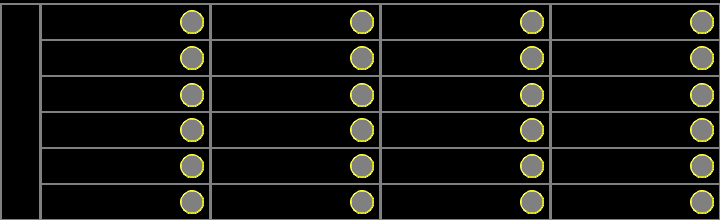
<?xml version="1.0" encoding="UTF-8"?>
<ui version="4.0">
 <class>DiControl</class>
 <widget class="QWidget" name="DiControl">
  <property name="geometry">
   <rect>
    <x>0</x>
    <y>0</y>
    <width>720</width>
    <height>220</height>
   </rect>
  </property>
  <property name="windowTitle">
   <string>Form</string>
  </property>
  <property name="styleSheet">
   <string notr="true">QWidget
{
	background-color: black;
}

QPushButton
{
	font: 18px;
    color: black;
	background-color: rgb(113, 113, 198);
	border:1px solid white;
	border-radius: 5px;
}

QLabel
{
	font: 12px;
	color: black;
	border:2px solid gray;
	background-color: qlineargradient(x1: 0, y1 :0, x2: 1, y2: 1,
				stop:0 white, stop: 0.618 rgb(213, 213, 238), stop: 1 white);
}</string>
  </property>
  <widget class="QLabel" name="lblIn3Name">
   <property name="geometry">
    <rect>
     <x>380</x>
     <y>3</y>
     <width>171</width>
     <height>38</height>
    </rect>
   </property>
   <property name="text">
    <string>IN3</string>
   </property>
  </widget>
  <widget class="QLabel" name="lblTitle">
   <property name="geometry">
    <rect>
     <x>0</x>
     <y>3</y>
     <width>41</width>
     <height>218</height>
    </rect>
   </property>
   <property name="text">
    <string>DI</string>
   </property>
   <property name="alignment">
    <set>Qt::AlignCenter</set>
   </property>
  </widget>
  <widget class="QLabel" name="lblIn4Name">
   <property name="geometry">
    <rect>
     <x>550</x>
     <y>3</y>
     <width>171</width>
     <height>38</height>
    </rect>
   </property>
   <property name="text">
    <string>IN4</string>
   </property>
  </widget>
  <widget class="QLabel" name="lblIn2Name">
   <property name="geometry">
    <rect>
     <x>210</x>
     <y>3</y>
     <width>171</width>
     <height>38</height>
    </rect>
   </property>
   <property name="text">
    <string>IN2</string>
   </property>
  </widget>
  <widget class="QLabel" name="lblIn1State">
   <property name="geometry">
    <rect>
     <x>180</x>
     <y>10</y>
     <width>24</width>
     <height>24</height>
    </rect>
   </property>
   <property name="styleSheet">
    <string notr="true">border-radius: 12px;
border: 1px groove yellow;
background-color: gray;</string>
   </property>
   <property name="text">
    <string/>
   </property>
  </widget>
  <widget class="QLabel" name="lblIn1Name">
   <property name="geometry">
    <rect>
     <x>40</x>
     <y>3</y>
     <width>171</width>
     <height>38</height>
    </rect>
   </property>
   <property name="text">
    <string>IN1</string>
   </property>
  </widget>
  <widget class="QLabel" name="lblIn2State">
   <property name="geometry">
    <rect>
     <x>350</x>
     <y>10</y>
     <width>24</width>
     <height>24</height>
    </rect>
   </property>
   <property name="styleSheet">
    <string notr="true">border-radius: 12px;
border: 1px groove yellow;
background-color: gray;</string>
   </property>
   <property name="text">
    <string/>
   </property>
  </widget>
  <widget class="QLabel" name="lblIn4State">
   <property name="geometry">
    <rect>
     <x>690</x>
     <y>10</y>
     <width>24</width>
     <height>24</height>
    </rect>
   </property>
   <property name="styleSheet">
    <string notr="true">border-radius: 12px;
border: 1px groove yellow;
background-color: gray;</string>
   </property>
   <property name="text">
    <string/>
   </property>
  </widget>
  <widget class="QLabel" name="lblIn3State">
   <property name="geometry">
    <rect>
     <x>520</x>
     <y>10</y>
     <width>24</width>
     <height>24</height>
    </rect>
   </property>
   <property name="styleSheet">
    <string notr="true">border-radius: 12px;
border: 1px groove yellow;
background-color: gray;</string>
   </property>
   <property name="text">
    <string/>
   </property>
  </widget>
  <widget class="QLabel" name="lblIn5Name">
   <property name="geometry">
    <rect>
     <x>40</x>
     <y>39</y>
     <width>171</width>
     <height>38</height>
    </rect>
   </property>
   <property name="text">
    <string>IN5</string>
   </property>
  </widget>
  <widget class="QLabel" name="lblIn7Name">
   <property name="geometry">
    <rect>
     <x>380</x>
     <y>39</y>
     <width>171</width>
     <height>38</height>
    </rect>
   </property>
   <property name="text">
    <string>IN7</string>
   </property>
  </widget>
  <widget class="QLabel" name="lblIn6Name">
   <property name="geometry">
    <rect>
     <x>210</x>
     <y>39</y>
     <width>171</width>
     <height>38</height>
    </rect>
   </property>
   <property name="text">
    <string>IN6</string>
   </property>
  </widget>
  <widget class="QLabel" name="lblIn8Name">
   <property name="geometry">
    <rect>
     <x>550</x>
     <y>39</y>
     <width>171</width>
     <height>38</height>
    </rect>
   </property>
   <property name="text">
    <string>IN8</string>
   </property>
  </widget>
  <widget class="QLabel" name="lblIn12Name">
   <property name="geometry">
    <rect>
     <x>550</x>
     <y>75</y>
     <width>171</width>
     <height>38</height>
    </rect>
   </property>
   <property name="text">
    <string>IN12</string>
   </property>
  </widget>
  <widget class="QLabel" name="lblIn11Name">
   <property name="geometry">
    <rect>
     <x>380</x>
     <y>75</y>
     <width>171</width>
     <height>38</height>
    </rect>
   </property>
   <property name="text">
    <string>IN11</string>
   </property>
  </widget>
  <widget class="QLabel" name="lblIn10Name">
   <property name="geometry">
    <rect>
     <x>210</x>
     <y>75</y>
     <width>171</width>
     <height>38</height>
    </rect>
   </property>
   <property name="text">
    <string>IN10</string>
   </property>
  </widget>
  <widget class="QLabel" name="lblIn9Name">
   <property name="geometry">
    <rect>
     <x>40</x>
     <y>75</y>
     <width>171</width>
     <height>38</height>
    </rect>
   </property>
   <property name="text">
    <string>IN9</string>
   </property>
  </widget>
  <widget class="QLabel" name="lblIn16Name">
   <property name="geometry">
    <rect>
     <x>550</x>
     <y>111</y>
     <width>171</width>
     <height>38</height>
    </rect>
   </property>
   <property name="text">
    <string>IN16</string>
   </property>
  </widget>
  <widget class="QLabel" name="lblIn15Name">
   <property name="geometry">
    <rect>
     <x>380</x>
     <y>111</y>
     <width>171</width>
     <height>38</height>
    </rect>
   </property>
   <property name="text">
    <string>IN15</string>
   </property>
  </widget>
  <widget class="QLabel" name="lblIn14Name">
   <property name="geometry">
    <rect>
     <x>210</x>
     <y>111</y>
     <width>171</width>
     <height>38</height>
    </rect>
   </property>
   <property name="text">
    <string>IN14</string>
   </property>
  </widget>
  <widget class="QLabel" name="lblIn13Name">
   <property name="geometry">
    <rect>
     <x>40</x>
     <y>111</y>
     <width>171</width>
     <height>38</height>
    </rect>
   </property>
   <property name="text">
    <string>IN13</string>
   </property>
  </widget>
  <widget class="QLabel" name="lblIn20Name">
   <property name="geometry">
    <rect>
     <x>550</x>
     <y>147</y>
     <width>171</width>
     <height>38</height>
    </rect>
   </property>
   <property name="text">
    <string>IN20</string>
   </property>
  </widget>
  <widget class="QLabel" name="lblIn19Name">
   <property name="geometry">
    <rect>
     <x>380</x>
     <y>147</y>
     <width>171</width>
     <height>38</height>
    </rect>
   </property>
   <property name="text">
    <string>IN19</string>
   </property>
  </widget>
  <widget class="QLabel" name="lblIn18Name">
   <property name="geometry">
    <rect>
     <x>210</x>
     <y>147</y>
     <width>171</width>
     <height>38</height>
    </rect>
   </property>
   <property name="text">
    <string>IN18</string>
   </property>
  </widget>
  <widget class="QLabel" name="lblIn17Name">
   <property name="geometry">
    <rect>
     <x>40</x>
     <y>147</y>
     <width>171</width>
     <height>38</height>
    </rect>
   </property>
   <property name="text">
    <string>IN17</string>
   </property>
  </widget>
  <widget class="QLabel" name="lblIn24Name">
   <property name="geometry">
    <rect>
     <x>550</x>
     <y>183</y>
     <width>171</width>
     <height>38</height>
    </rect>
   </property>
   <property name="text">
    <string>IN24</string>
   </property>
  </widget>
  <widget class="QLabel" name="lblIn23Name">
   <property name="geometry">
    <rect>
     <x>380</x>
     <y>183</y>
     <width>171</width>
     <height>38</height>
    </rect>
   </property>
   <property name="text">
    <string>IN23</string>
   </property>
  </widget>
  <widget class="QLabel" name="lblIn22Name">
   <property name="geometry">
    <rect>
     <x>210</x>
     <y>183</y>
     <width>171</width>
     <height>38</height>
    </rect>
   </property>
   <property name="text">
    <string>IN22</string>
   </property>
  </widget>
  <widget class="QLabel" name="lblIn21Name">
   <property name="geometry">
    <rect>
     <x>40</x>
     <y>183</y>
     <width>171</width>
     <height>38</height>
    </rect>
   </property>
   <property name="text">
    <string>IN21</string>
   </property>
  </widget>
  <widget class="QLabel" name="lblIn5State">
   <property name="geometry">
    <rect>
     <x>180</x>
     <y>46</y>
     <width>24</width>
     <height>24</height>
    </rect>
   </property>
   <property name="styleSheet">
    <string notr="true">border-radius: 12px;
border: 1px groove yellow;
background-color: gray;</string>
   </property>
   <property name="text">
    <string/>
   </property>
  </widget>
  <widget class="QLabel" name="lblIn9State">
   <property name="geometry">
    <rect>
     <x>180</x>
     <y>83</y>
     <width>24</width>
     <height>24</height>
    </rect>
   </property>
   <property name="styleSheet">
    <string notr="true">border-radius: 12px;
border: 1px groove yellow;
background-color: gray;</string>
   </property>
   <property name="text">
    <string/>
   </property>
  </widget>
  <widget class="QLabel" name="lblIn13State">
   <property name="geometry">
    <rect>
     <x>180</x>
     <y>118</y>
     <width>24</width>
     <height>24</height>
    </rect>
   </property>
   <property name="styleSheet">
    <string notr="true">border-radius: 12px;
border: 1px groove yellow;
background-color: gray;</string>
   </property>
   <property name="text">
    <string/>
   </property>
  </widget>
  <widget class="QLabel" name="lblIn17State">
   <property name="geometry">
    <rect>
     <x>180</x>
     <y>154</y>
     <width>24</width>
     <height>24</height>
    </rect>
   </property>
   <property name="styleSheet">
    <string notr="true">border-radius: 12px;
border: 1px groove yellow;
background-color: gray;</string>
   </property>
   <property name="text">
    <string/>
   </property>
  </widget>
  <widget class="QLabel" name="lblIn21State">
   <property name="geometry">
    <rect>
     <x>180</x>
     <y>190</y>
     <width>24</width>
     <height>24</height>
    </rect>
   </property>
   <property name="styleSheet">
    <string notr="true">border-radius: 12px;
border: 1px groove yellow;
background-color: gray;</string>
   </property>
   <property name="text">
    <string/>
   </property>
  </widget>
  <widget class="QLabel" name="lblIn6State">
   <property name="geometry">
    <rect>
     <x>350</x>
     <y>46</y>
     <width>24</width>
     <height>24</height>
    </rect>
   </property>
   <property name="styleSheet">
    <string notr="true">border-radius: 12px;
border: 1px groove yellow;
background-color: gray;</string>
   </property>
   <property name="text">
    <string/>
   </property>
  </widget>
  <widget class="QLabel" name="lblIn10State">
   <property name="geometry">
    <rect>
     <x>350</x>
     <y>83</y>
     <width>24</width>
     <height>24</height>
    </rect>
   </property>
   <property name="styleSheet">
    <string notr="true">border-radius: 12px;
border: 1px groove yellow;
background-color: gray;</string>
   </property>
   <property name="text">
    <string/>
   </property>
  </widget>
  <widget class="QLabel" name="lblIn14State">
   <property name="geometry">
    <rect>
     <x>350</x>
     <y>118</y>
     <width>24</width>
     <height>24</height>
    </rect>
   </property>
   <property name="styleSheet">
    <string notr="true">border-radius: 12px;
border: 1px groove yellow;
background-color: gray;</string>
   </property>
   <property name="text">
    <string/>
   </property>
  </widget>
  <widget class="QLabel" name="lblIn18State">
   <property name="geometry">
    <rect>
     <x>350</x>
     <y>154</y>
     <width>24</width>
     <height>24</height>
    </rect>
   </property>
   <property name="styleSheet">
    <string notr="true">border-radius: 12px;
border: 1px groove yellow;
background-color: gray;</string>
   </property>
   <property name="text">
    <string/>
   </property>
  </widget>
  <widget class="QLabel" name="lblIn22State">
   <property name="geometry">
    <rect>
     <x>350</x>
     <y>190</y>
     <width>24</width>
     <height>24</height>
    </rect>
   </property>
   <property name="styleSheet">
    <string notr="true">border-radius: 12px;
border: 1px groove yellow;
background-color: gray;</string>
   </property>
   <property name="text">
    <string/>
   </property>
  </widget>
  <widget class="QLabel" name="lblIn23State">
   <property name="geometry">
    <rect>
     <x>520</x>
     <y>190</y>
     <width>24</width>
     <height>24</height>
    </rect>
   </property>
   <property name="styleSheet">
    <string notr="true">border-radius: 12px;
border: 1px groove yellow;
background-color: gray;</string>
   </property>
   <property name="text">
    <string/>
   </property>
  </widget>
  <widget class="QLabel" name="lblIn19State">
   <property name="geometry">
    <rect>
     <x>520</x>
     <y>154</y>
     <width>24</width>
     <height>24</height>
    </rect>
   </property>
   <property name="styleSheet">
    <string notr="true">border-radius: 12px;
border: 1px groove yellow;
background-color: gray;</string>
   </property>
   <property name="text">
    <string/>
   </property>
  </widget>
  <widget class="QLabel" name="lblIn15State">
   <property name="geometry">
    <rect>
     <x>520</x>
     <y>118</y>
     <width>24</width>
     <height>24</height>
    </rect>
   </property>
   <property name="styleSheet">
    <string notr="true">border-radius: 12px;
border: 1px groove yellow;
background-color: gray;</string>
   </property>
   <property name="text">
    <string/>
   </property>
  </widget>
  <widget class="QLabel" name="lblIn11State">
   <property name="geometry">
    <rect>
     <x>520</x>
     <y>83</y>
     <width>24</width>
     <height>24</height>
    </rect>
   </property>
   <property name="styleSheet">
    <string notr="true">border-radius: 12px;
border: 1px groove yellow;
background-color: gray;</string>
   </property>
   <property name="text">
    <string/>
   </property>
  </widget>
  <widget class="QLabel" name="lblIn7State">
   <property name="geometry">
    <rect>
     <x>520</x>
     <y>46</y>
     <width>24</width>
     <height>24</height>
    </rect>
   </property>
   <property name="styleSheet">
    <string notr="true">border-radius: 12px;
border: 1px groove yellow;
background-color: gray;</string>
   </property>
   <property name="text">
    <string/>
   </property>
  </widget>
  <widget class="QLabel" name="lblIn8State">
   <property name="geometry">
    <rect>
     <x>690</x>
     <y>46</y>
     <width>24</width>
     <height>24</height>
    </rect>
   </property>
   <property name="styleSheet">
    <string notr="true">border-radius: 12px;
border: 1px groove yellow;
background-color: gray;</string>
   </property>
   <property name="text">
    <string/>
   </property>
  </widget>
  <widget class="QLabel" name="lblIn12State">
   <property name="geometry">
    <rect>
     <x>690</x>
     <y>83</y>
     <width>24</width>
     <height>24</height>
    </rect>
   </property>
   <property name="styleSheet">
    <string notr="true">border-radius: 12px;
border: 1px groove yellow;
background-color: gray;</string>
   </property>
   <property name="text">
    <string/>
   </property>
  </widget>
  <widget class="QLabel" name="lblIn16State">
   <property name="geometry">
    <rect>
     <x>690</x>
     <y>118</y>
     <width>24</width>
     <height>24</height>
    </rect>
   </property>
   <property name="styleSheet">
    <string notr="true">border-radius: 12px;
border: 1px groove yellow;
background-color: gray;</string>
   </property>
   <property name="text">
    <string/>
   </property>
  </widget>
  <widget class="QLabel" name="lblIn20State">
   <property name="geometry">
    <rect>
     <x>690</x>
     <y>154</y>
     <width>24</width>
     <height>24</height>
    </rect>
   </property>
   <property name="styleSheet">
    <string notr="true">border-radius: 12px;
border: 1px groove yellow;
background-color: gray;</string>
   </property>
   <property name="text">
    <string/>
   </property>
  </widget>
  <widget class="QLabel" name="lblIn24State">
   <property name="geometry">
    <rect>
     <x>690</x>
     <y>190</y>
     <width>24</width>
     <height>24</height>
    </rect>
   </property>
   <property name="styleSheet">
    <string notr="true">border-radius: 12px;
border: 1px groove yellow;
background-color: gray;</string>
   </property>
   <property name="text">
    <string/>
   </property>
  </widget>
  <zorder>lblIn1Name</zorder>
  <zorder>lblIn3Name</zorder>
  <zorder>lblTitle</zorder>
  <zorder>lblIn4Name</zorder>
  <zorder>lblIn2Name</zorder>
  <zorder>lblIn1State</zorder>
  <zorder>lblIn2State</zorder>
  <zorder>lblIn4State</zorder>
  <zorder>lblIn3State</zorder>
  <zorder>lblIn5Name</zorder>
  <zorder>lblIn7Name</zorder>
  <zorder>lblIn6Name</zorder>
  <zorder>lblIn8Name</zorder>
  <zorder>lblIn12Name</zorder>
  <zorder>lblIn11Name</zorder>
  <zorder>lblIn10Name</zorder>
  <zorder>lblIn9Name</zorder>
  <zorder>lblIn16Name</zorder>
  <zorder>lblIn15Name</zorder>
  <zorder>lblIn14Name</zorder>
  <zorder>lblIn13Name</zorder>
  <zorder>lblIn20Name</zorder>
  <zorder>lblIn19Name</zorder>
  <zorder>lblIn18Name</zorder>
  <zorder>lblIn17Name</zorder>
  <zorder>lblIn24Name</zorder>
  <zorder>lblIn23Name</zorder>
  <zorder>lblIn22Name</zorder>
  <zorder>lblIn21Name</zorder>
  <zorder>lblIn5State</zorder>
  <zorder>lblIn9State</zorder>
  <zorder>lblIn13State</zorder>
  <zorder>lblIn17State</zorder>
  <zorder>lblIn21State</zorder>
  <zorder>lblIn6State</zorder>
  <zorder>lblIn10State</zorder>
  <zorder>lblIn14State</zorder>
  <zorder>lblIn18State</zorder>
  <zorder>lblIn22State</zorder>
  <zorder>lblIn23State</zorder>
  <zorder>lblIn19State</zorder>
  <zorder>lblIn15State</zorder>
  <zorder>lblIn11State</zorder>
  <zorder>lblIn7State</zorder>
  <zorder>lblIn8State</zorder>
  <zorder>lblIn12State</zorder>
  <zorder>lblIn16State</zorder>
  <zorder>lblIn20State</zorder>
  <zorder>lblIn24State</zorder>
 </widget>
 <resources/>
 <connections/>
</ui>
